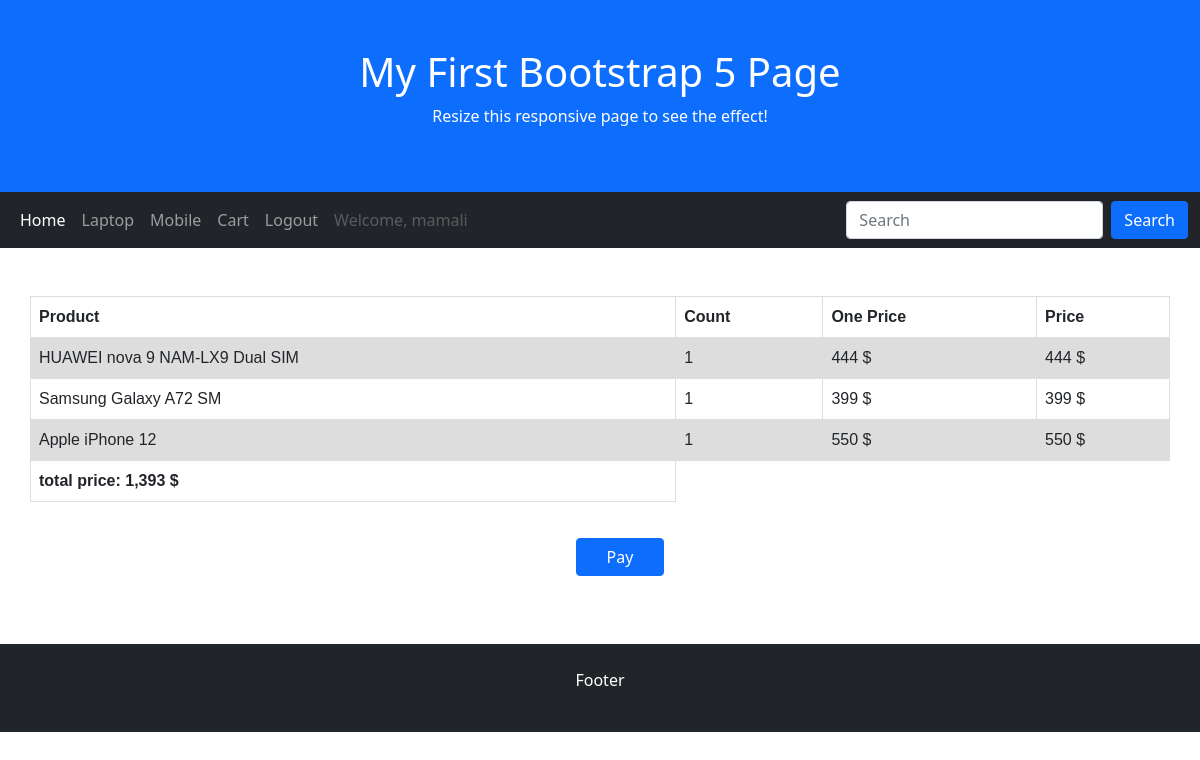
/factor/ (signed in), run on the app's committed database.
### store_app/models.py (models this page shows, shortened)
class ShoppingBasket(models.Model):
    buyyer = models.ForeignKey(User, models.CASCADE)
    product = models.ForeignKey(Product, models.CASCADE, related_name='products')
    count = models.PositiveSmallIntegerField(default=1)
    class Meta:
        ordering = ['buyyer']

class Product(models.Model):
    title = models.CharField(max_length=100)
    image = models.ImageField(upload_to='store_app')
    brand = models.ForeignKey(to='Brand', on_delete=models.CASCADE, related_name='brands')
    category = models.ForeignKey(to='Category', on_delete=models.CASCADE, related_name='categories')
    explanation = RichTextField()
    price = models.IntegerField()
    count = models.SmallIntegerField()
    available = models.BooleanField(default=False)
    created_at = models.DateTimeField(default=timezone.now)

### store_app/views.py (the view)
# urls.py: path('factor/', views.factor_view, name='factor'),
def factor_view(req):
    purchases = ShoppingBasket.objects.filter(buyyer=req.user)
    total = 0
    for purchase in purchases:
        total += purchase.product.price * purchase.count
    return render(req, 'store_app/factor.html', {'purchases': purchases, 'total_price': total})

### templates/store_app/factor.html (shortened to what this page needs)
{% extends 'base.html' %}
{% load humanize %}
{% block content %}
{% if not purchase %}
    <table class="table">
        <tr>
            <th>Product</th>
            <th>Count</th>
            <th>One Price</th>
            <th>Price</th>
        </tr>
        {% for purchase in purchases %}
        <tr>
            <td>{{ purchase.product.title }}</td>
            <td>{{ purchase.count }}</td>
            <td>{{ purchase.product.price|intcomma }} $</td>
            {% widthratio purchase.product.price 1 purchase.count as price %}
            <td>  {{ price|intcomma }} $</td>
        </tr>
        {% endfor %}
        <tr>
            <th>total price: {{total_price|intcomma}} $</th>
        </tr>
    </table>
    <div class="container text-center" style="margin: 20px">
        <a style="padding-left: 30px; padding-right: 30px;" class="btn btn-primary" href="{% url 'store_app:bank' %}">Pay</a>
    </div>{% else %}
    <h1> Your basket is empty </h1>
{% endif %}
{% endblock content %}

### templates/base.html (shortened to what this page needs)
<!DOCTYPE html>
{% load static %}
<html lang="en">
<head>
  <link href="https://cdn.jsdelivr.net/npm/bootstrap@5.1.3/dist/css/bootstrap.min.css" rel="stylesheet">
</head>
<body>
    <div class="p-5 bg-primary text-white text-center">
      <h1>My First Bootstrap 5 Page</h1>
      <p>Resize this responsive page to see the effect!</p>
    </div>
    <nav class="navbar navbar-expand-sm bg-dark navbar-dark">
          <div class="container-fluid">
                <ul class="navbar-nav">
                    <li class="nav-item">
                        <a class="nav-link active" href="/">Home</a>
                    </li>
                    <li class="nav-item">
                        <a class="nav-link" href="{% url 'store_app:laptop-view' %}">Laptop</a>
                    </li>
                    <li class="nav-item">
                        <a class="nav-link" href="{% url 'store_app:mobile-view' %}">Mobile</a>
                    </li>
                    {% if user.is_authenticated %}
                    <li class="nav-item">
                        <a class="nav-link" href="{% url 'store_app:purchases-view' %}">Cart</a>
                    </li>
                    <li class="nav-item">
                        <a class="nav-link" href="{% url 'store_app:logout-view' %}">Logout</a>
                    </li>
                    <li class="nav-item">
                        <a class="nav-link disabled" href="#">Welcome, {{ user.username }}</a>
                    </li>
                    {% endif %}
                </ul>
          <form method="get" action="{% url 'store_app:search-view' %}" class="d-flex">
            <input class="form-control me-2" type="text" name="search" placeholder="Search">
            <button class="btn btn-primary" type="submit">Search</button>
          </form>
          </div>
    </nav>
    <div class="container mt-5">
        <div class="row">
            {% block content %}
            {% endblock %}
        </div>
    </div>
    <div class="mt-5 p-4 bg-dark text-white text-center">
      <p>Footer</p>
    </div>
</body>
</html>

### templates/store_app/factor.html (style rules this page uses)
table { font-family: arial, sans-serif; border-collapse: collapse; width: 100%; }
td, th { border: 1px solid #dddddd; text-align: left; padding: 8px; }
tr:nth-child(even) { background-color: #dddddd; }

### data on the page
ShoppingBasket: product "HUAWEI nova 9 NAM-LX9 Dual SIM", count "1", product.price "444", price "444"
ShoppingBasket: product "Samsung Galaxy A72 SM", count "1", product.price "399", price "399"
ShoppingBasket: product "Apple iPhone 12", count "1", product.price "550", price "550"

### other printed values
{{ user.username }} "mamali"
{{ total_price|intcomma }} "1,393"
